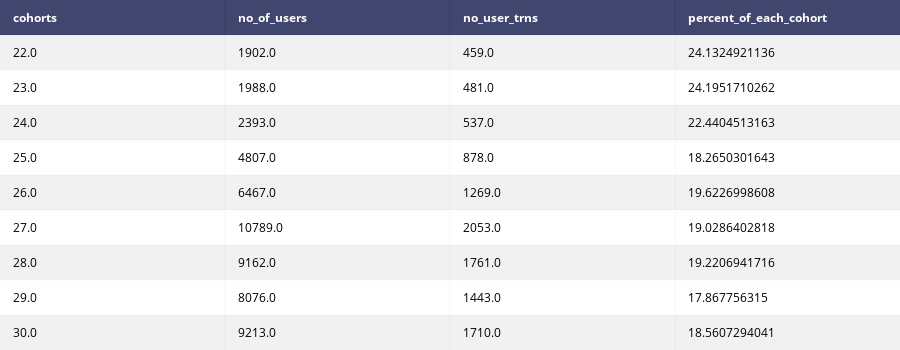

This figure's notebook cell:
### Markdown cell above
# Q2.a. What percentage of each cohort has made an Auto-Stash transfer?

### Code cell
table_tot_share_week = ff.create_table(total_share)
plotly.offline.iplot(table_tot_share_week)

### Figure 1 — Plotly figure (JSON) as saved in the notebook; plotly's stock layout.template omitted (floating-point values rounded to 4 significant figures)
{"data": [{"colorscale": [[0, "#00083e"], [0.5, "#ededee"], [1, "#ffffff"]], "hoverinfo": "none", "opacity": 0.75, "showscale": false, "type": "heatmap", "z": [[0, 0, 0, 0], [0.5, 0.5, 0.5, 0.5], [1, 1, 1, 1], [0.5, 0.5, 0.5, 0.5], [1, 1, 1, 1], [0.5, 0.5, 0.5, 0.5], [1, 1, 1, 1], [0.5, 0.5, 0.5, 0.5], [1, 1, 1, 1], [0.5, 0.5, 0.5, 0.5]]}], "layout": {"annotations": [{"align": "left", "font": {"color": "#ffffff"}, "showarrow": false, "text": "<b>cohorts</b>", "x": -0.45, "xanchor": "left", "xref": "x1", "y": 0, "yref": "y1"}, {"align": "left", "font": {"color": "#ffffff"}, "showarrow": false, "text": "<b>no_of_users</b>", "x": 0.55, "xanchor": "left", "xref": "x1", "y": 0, "yref": "y1"}, {"align": "left", "font": {"color": "#ffffff"}, "showarrow": false, "text": "<b>no_user_trns</b>", "x": 1.55, "xanchor": "left", "xref": "x1", "y": 0, "yref": "y1"}, {"align": "left", "font": {"color": "#ffffff"}, "showarrow": false, "text": "<b>percent_of_each_cohort</b>", "x": 2.55, "xanchor": "left", "xref": "x1", "y": 0, "yref": "y1"}, {"align": "left", "font": {"color": "#000000"}, "showarrow": false, "text": "22.0", "x": -0.45, "xanchor": "left", "xref": "x1", "y": 1, "yref": "y1"}, {"align": "left", "font": {"color": "#000000"}, "showarrow": false, "text": "1902.0", "x": 0.55, "xanchor": "left", "xref": "x1", "y": 1, "yref": "y1"}, {"align": "left", "font": {"color": "#000000"}, "showarrow": false, "text": "459.0", "x": 1.55, "xanchor": "left", "xref": "x1", "y": 1, "yref": "y1"}, {"align": "left", "font": {"color": "#000000"}, "showarrow": false, "text": "24.1324921136", "x": 2.55, "xanchor": "left", "xref": "x1", "y": 1, "yref": "y1"}, {"align": "left", "font": {"color": "#000000"}, "showarrow": false, "text": "23.0", "x": -0.45, "xanchor": "left", "xref": "x1", "y": 2, "yref": "y1"}, {"align": "left", "font": {"color": "#000000"}, "showarrow": false, "text": "1988.0", "x": 0.55, "xanchor": "left", "xref": "x1", "y": 2, "yref": "y1"}, {"align": "left", "font": {"color": "#000000"}, "showarrow": false, "text": "481.0", "x": 1.55, "xanchor": "left", "xref": "x1", "y": 2, "yref": "y1"}, {"align": "left", "font": {"color": "#000000"}, "showarrow": false, "text": "24.1951710262", "x": 2.55, "xanchor": "left", "xref": "x1", "y": 2, "yref": "y1"}, {"align": "left", "font": {"color": "#000000"}, "showarrow": false, "text": "24.0", "x": -0.45, "xanchor": "left", "xref": "x1", "y": 3, "yref": "y1"}, {"align": "left", "font": {"color": "#000000"}, "showarrow": false, "text": "2393.0", "x": 0.55, "xanchor": "left", "xref": "x1", "y": 3, "yref": "y1"}, {"align": "left", "font": {"color": "#000000"}, "showarrow": false, "text": "537.0", "x": 1.55, "xanchor": "left", "xref": "x1", "y": 3, "yref": "y1"}, {"align": "left", "font": {"color": "#000000"}, "showarrow": false, "text": "22.4404513163", "x": 2.55, "xanchor": "left", "xref": "x1", "y": 3, "yref": "y1"}, {"align": "left", "font": {"color": "#000000"}, "showarrow": false, "text": "25.0", "x": -0.45, "xanchor": "left", "xref": "x1", "y": 4, "yref": "y1"}, {"align": "left", "font": {"color": "#000000"}, "showarrow": false, "text": "4807.0", "x": 0.55, "xanchor": "left", "xref": "x1", "y": 4, "yref": "y1"}, {"align": "left", "font": {"color": "#000000"}, "showarrow": false, "text": "878.0", "x": 1.55, "xanchor": "left", "xref": "x1", "y": 4, "yref": "y1"}, {"align": "left", "font": {"color": "#000000"}, "showarrow": false, "text": "18.2650301643", "x": 2.55, "xanchor": "left", "xref": "x1", "y": 4, "yref": "y1"}, {"align": "left", "font": {"color": "#000000"}, "showarrow": false, "text": "26.0", "x": -0.45, "xanchor": "left", "xref": "x1", "y": 5, "yref": "y1"}, {"align": "left", "font": {"color": "#000000"}, "showarrow": false, "text": "6467.0", "x": 0.55, "xanchor": "left", "xref": "x1", "y": 5, "yref": "y1"}, {"align": "left", "font": {"color": "#000000"}, "showarrow": false, "text": "1269.0", "x": 1.55, "xanchor": "left", "xref": "x1", "y": 5, "yref": "y1"}, {"align": "left", "font": {"color": "#000000"}, "showarrow": false, "text": "19.6226998608", "x": 2.55, "xanchor": "left", "xref": "x1", "y": 5, "yref": "y1"}, {"align": "left", "font": {"color": "#000000"}, "showarrow": false, "text": "27.0", "x": -0.45, "xanchor": "left", "xref": "x1", "y": 6, "yref": "y1"}, {"align": "left", "font": {"color": "#000000"}, "showarrow": false, "text": "10789.0", "x": 0.55, "xanchor": "left", "xref": "x1", "y": 6, "yref": "y1"}, {"align": "left", "font": {"color": "#000000"}, "showarrow": false, "text": "2053.0", "x": 1.55, "xanchor": "left", "xref": "x1", "y": 6, "yref": "y1"}, {"align": "left", "font": {"color": "#000000"}, "showarrow": false, "text": "19.0286402818", "x": 2.55, "xanchor": "left", "xref": "x1", "y": 6, "yref": "y1"}, {"align": "left", "font": {"color": "#000000"}, "showarrow": false, "text": "28.0", "x": -0.45, "xanchor": "left", "xref": "x1", "y": 7, "yref": "y1"}, {"align": "left", "font": {"color": "#000000"}, "showarrow": false, "text": "9162.0", "x": 0.55, "xanchor": "left", "xref": "x1", "y": 7, "yref": "y1"}, {"align": "left", "font": {"color": "#000000"}, "showarrow": false, "text": "1761.0", "x": 1.55, "xanchor": "left", "xref": "x1", "y": 7, "yref": "y1"}, {"align": "left", "font": {"color": "#000000"}, "showarrow": false, "text": "19.2206941716", "x": 2.55, "xanchor": "left", "xref": "x1", "y": 7, "yref": "y1"}, {"align": "left", "font": {"color": "#000000"}, "showarrow": false, "text": "29.0", "x": -0.45, "xanchor": "left", "xref": "x1", "y": 8, "yref": "y1"}, {"align": "left", "font": {"color": "#000000"}, "showarrow": false, "text": "8076.0", "x": 0.55, "xanchor": "left", "xref": "x1", "y": 8, "yref": "y1"}, {"align": "left", "font": {"color": "#000000"}, "showarrow": false, "text": "1443.0", "x": 1.55, "xanchor": "left", "xref": "x1", "y": 8, "yref": "y1"}, {"align": "left", "font": {"color": "#000000"}, "showarrow": false, "text": "17.867756315", "x": 2.55, "xanchor": "left", "xref": "x1", "y": 8, "yref": "y1"}, {"align": "left", "font": {"color": "#000000"}, "showarrow": false, "text": "30.0", "x": -0.45, "xanchor": "left", "xref": "x1", "y": 9, "yref": "y1"}, {"align": "left", "font": {"color": "#000000"}, "showarrow": false, "text": "9213.0", "x": 0.55, "xanchor": "left", "xref": "x1", "y": 9, "yref": "y1"}, {"align": "left", "font": {"color": "#000000"}, "showarrow": false, "text": "1710.0", "x": 1.55, "xanchor": "left", "xref": "x1", "y": 9, "yref": "y1"}, {"align": "left", "font": {"color": "#000000"}, "showarrow": false, "text": "18.5607294041", "x": 2.55, "xanchor": "left", "xref": "x1", "y": 9, "yref": "y1"}], "height": 350, "margin": {"b": 0, "l": 0, "r": 0, "t": 0}, "xaxis": {"dtick": 1, "gridwidth": 2, "showticklabels": false, "tick0": -0.5, "ticks": "", "zeroline": false}, "yaxis": {"autorange": "reversed", "dtick": 1, "gridwidth": 2, "showticklabels": false, "tick0": 0.5, "ticks": "", "zeroline": false}}}
